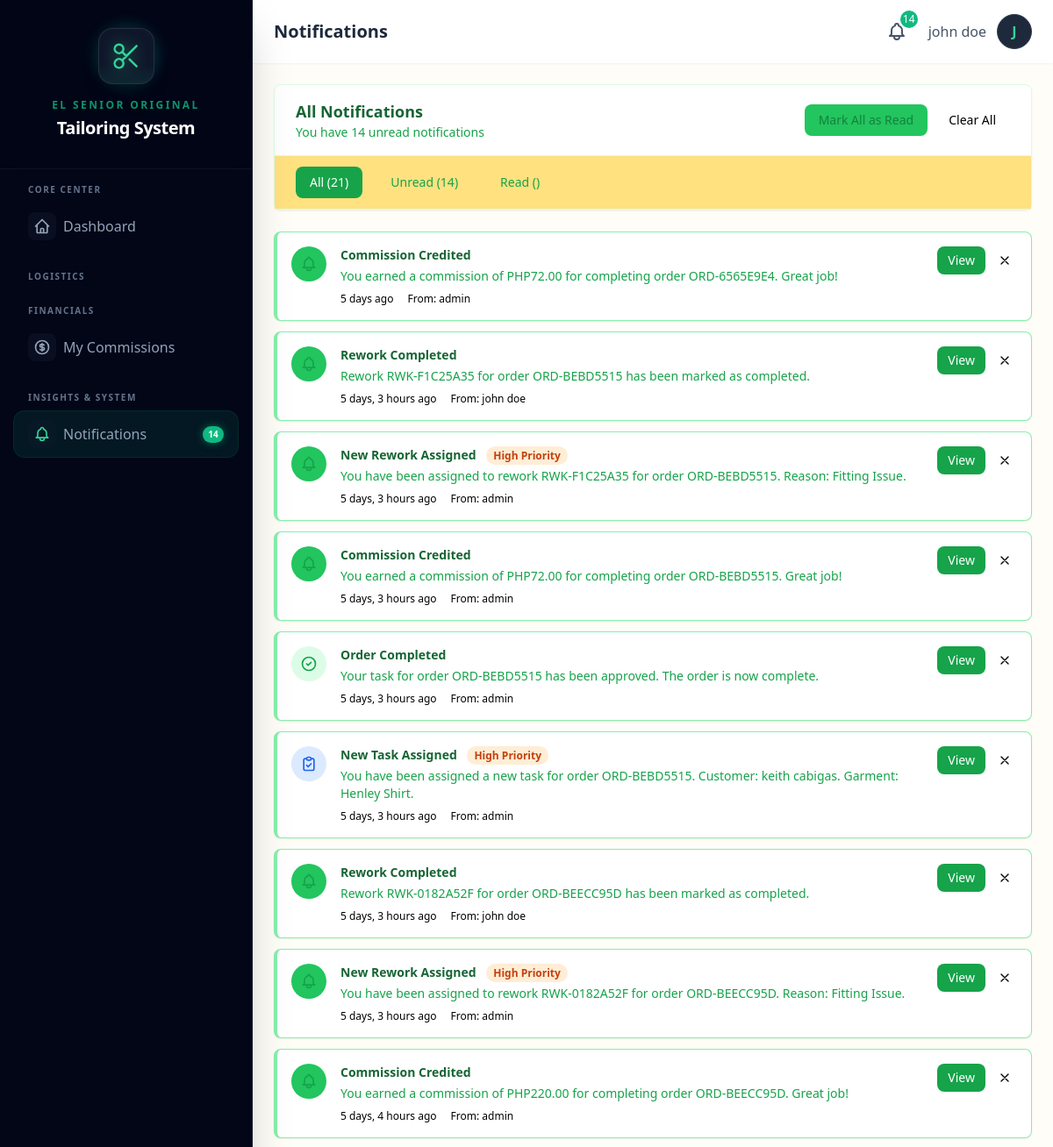
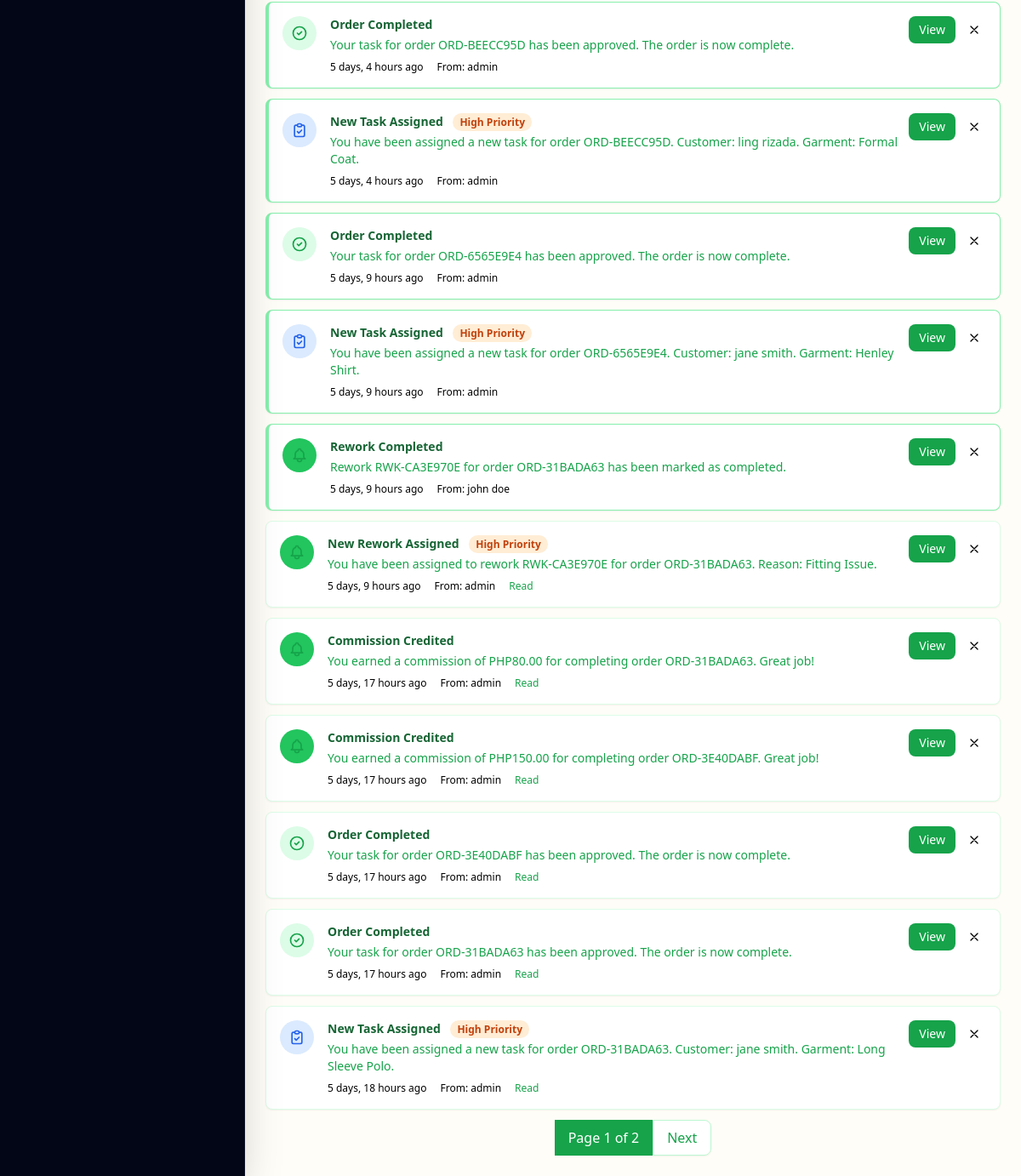
Page /notifications/ (signed in) on the earlier database version (2 pictures, top to bottom).
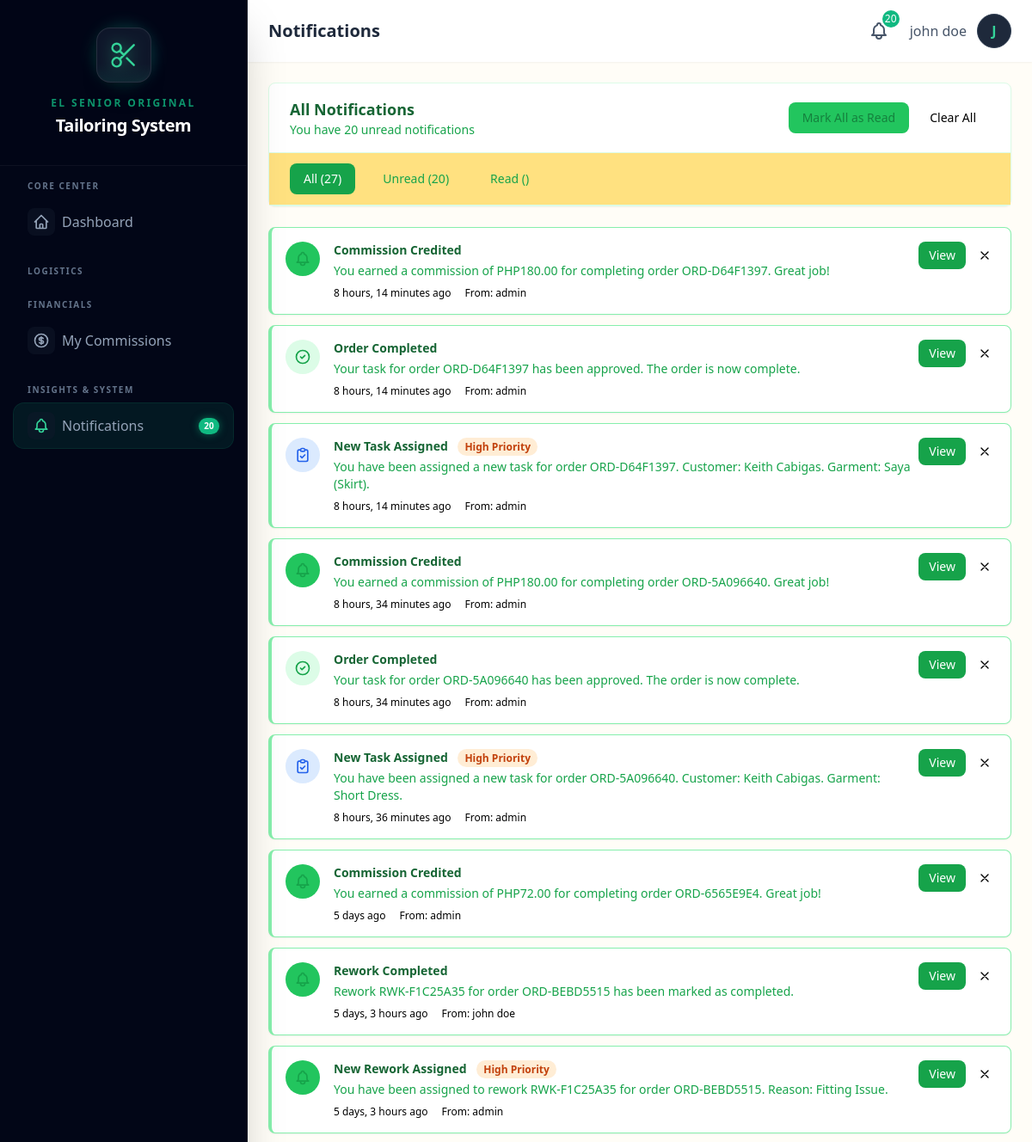
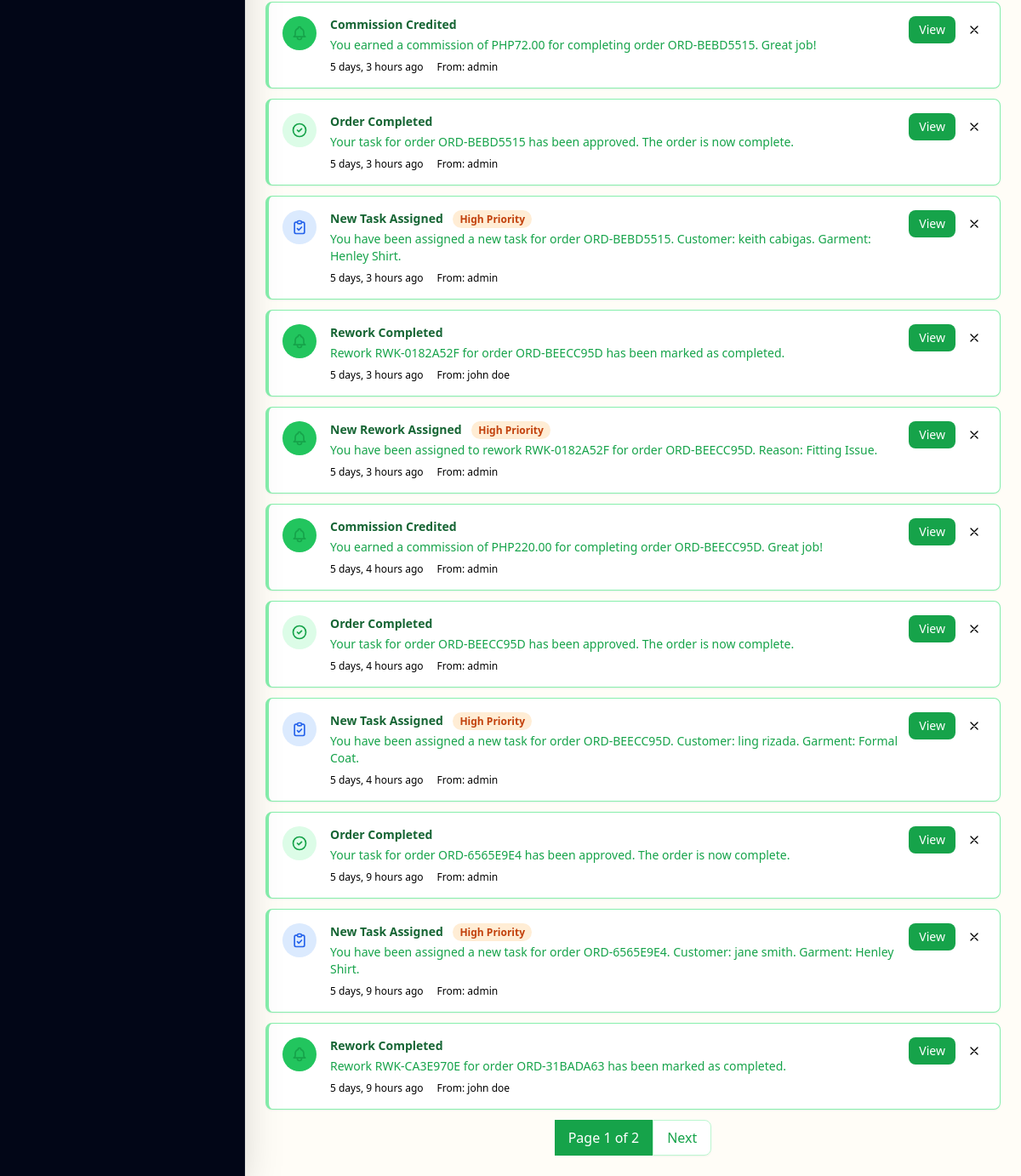
Same page on the later database version (2 pictures, top to bottom).
### core/models.py (models this page shows, shortened)
class Notification(models.Model):
    TYPE_CHOICES = [
        ('task_assigned', 'Task Assigned'),
        ('task_started', 'Task Started'),
        ('task_completed', 'Task Completed'),
        ('task_approved', 'Order Completed'),
        ('order_created', 'Order Created'),
        ('payment_received', 'Payment Received'),
        ('low_stock', 'Low Stock Alert'),
        ('rework_assigned', 'Rework Assigned'),
        ('rework_completed', 'Rework Completed'),
        ('general', 'General'),
    ]
    PRIORITY_CHOICES = [
        ('low', 'Low'),
        ('normal', 'Normal'),
        ('high', 'High'),
        ('urgent', 'Urgent'),
    ]
    recipient = models.ForeignKey(
        User,
        on_delete=models.CASCADE,
        related_name='notifications'
    )
    sender = models.ForeignKey(
        User,
        on_delete=models.SET_NULL,
        null=True,
        blank=True,
        related_name='sent_notifications'
    )
    notification_type = models.CharField(
        max_length=30,
        choices=TYPE_CHOICES,
        default='general'
    )
    title = models.CharField(max_length=200)
    message = models.TextField()
    priority = models.CharField(
        max_length=10,
        choices=PRIORITY_CHOICES,
        default='normal'
    )
    order = models.ForeignKey(
        Order,
        on_delete=models.CASCADE,
        null=True,
        blank=True,
        related_name='notifications'
    )
    task = models.ForeignKey(
        'TailoringTask',
        on_delete=models.CASCADE,
        null=True,
        blank=True,
        related_name='notifications'
    )
    action_url = models.CharField(max_length=500, blank=True)
    is_read = models.BooleanField(default=False)
    read_at = models.DateTimeField(null=True, blank=True)
    created_at = models.DateTimeField(auto_now_add=True)
    class Meta:
        ordering = ['-created_at']
        verbose_name = "Notification"
        verbose_name_plural = "Notifications"
        indexes = [
            models.Index(fields=['recipient', 'is_read']),
            models.Index(fields=['recipient', '-created_at']),
        ]
    @classmethod
    def get_unread_count(cls, user):
        return cls.objects.filter(recipient=user, is_read=False).count()
    @classmethod
    def get_recent_notifications(cls, user, limit=10):
        return cls.objects.filter(recipient=user).select_related(
            'sender', 'order', 'task'
        )[:limit]

### core/views.py (the view)
# urls.py: path("notifications/", views.notification_list, name="notification_list"),
@login_required
def notification_list(request):
    filter_type = request.GET.get("filter", "all")
    notifications = (
        Notification.objects.filter(recipient=request.user)
        .select_related("sender", "order", "task")
        .order_by("-created_at")
    )
    if filter_type == "unread":
        notifications = notifications.filter(is_read=False)
    elif filter_type == "read":
        notifications = notifications.filter(is_read=True)
    paginator = Paginator(notifications, 20)
    page = request.GET.get("page", 1)
    notifications = paginator.get_page(page)
    total_count = Notification.objects.filter(recipient=request.user).count()
    unread_count = Notification.objects.filter(
        recipient=request.user, is_read=False
    ).count()
    context = {
        "notifications": notifications,
        "filter_type": filter_type,
        "total_count": total_count,
        "unread_count": unread_count,
    }
    if request.headers.get("HX-Request"):
        return render(request, "notifications/partials/notification_list.html", context)
    return render(request, "notifications/list.html", context)

### templates/notifications/list.html (shortened to what this page needs)
{% extends 'base.html' %}
{% block page_title %}Notifications{% endblock %}
{% block content %}
<div class="max-w-4xl mx-auto">
    <div class="bg-white rounded-lg shadow-sm border border-green-100 mb-6">
        <div class="px-6 py-4 border-b border-green-100 flex flex-col sm:flex-row sm:items-center sm:justify-between gap-4">
            <div>
                <h2 class="text-lg font-semibold text-green-800">All Notifications</h2>
                <p class="text-sm text-green-600">
                    {% if unread_count > 0 %}
                        You have {{ unread_count }} unread notification{{ unread_count|pluralize }}
                    {% else %}
                        No unread notifications
                    {% endif %}
                </p>
            </div>
            <div class="flex items-center gap-2">
                {% if unread_count > 0 %}
                <form method="post" action="{% url 'notification_mark_all_read' %}" class="inline">
                    <button type="submit"
                            class="px-4 py-2 text-sm bg-green-500 text-green-700 rounded-lg hover:bg-green-500 transition-colors">
                        Mark All as Read
                    </button>
                </form>
                {% endif %}
                {% if total_count > 0 %}
                <form method="post" action="{% url 'notification_clear_all' %}" class="inline"
                      onsubmit="return confirm('Are you sure you want to clear all notifications?')">
                    <button type="submit"
                            class="px-4 py-2 text-sm bg-salmon-100 text-salmon-500 rounded-lg hover:bg-salmon-200 transition-colors">
                        Clear All
                    </button>
                </form>
                {% endif %}
            </div>
        </div>
        <div class="px-6 py-3 bg-cream-500 border-b border-green-100">
            <div class="flex gap-4">
                <a href="?filter=all"
                   class="px-4 py-2 text-sm rounded-lg transition-colors {% if filter_type == 'all' %}bg-green-600 text-white{% else %}text-green-600 hover:bg-green-500{% endif %}">
                    All ({{ total_count }})
                </a>
                <a href="?filter=unread"
                   class="px-4 py-2 text-sm rounded-lg transition-colors {% if filter_type == 'unread' %}bg-green-600 text-white{% else %}text-green-600 hover:bg-green-500{% endif %}">
                    Unread ({{ unread_count }})
                </a>
                <a href="?filter=read"
                   class="px-4 py-2 text-sm rounded-lg transition-colors {% if filter_type == 'read' %}bg-green-600 text-white{% else %}text-green-600 hover:bg-green-500{% endif %}">
                    Read ({{ total_count|add:"-"|add:unread_count }})
                </a>
            </div>
        </div>
    </div>
    <div id="notification-list" class="space-y-3">
        {% include 'notifications/partials/notification_list.html' %}
    </div>
</div>
{% endblock %}

### templates/base.html (shortened to what the changed rows need)
<!DOCTYPE html>
<html lang="en">
<head>
    {% load static %}
    <script src="{% static 'js/tailwind.js' %}"></script>
    <link rel="stylesheet" href="https://unpkg.com/unpoly@3.10.2/unpoly.min.css">
</head>
<body class="bg-cream-50 min-h-screen">
    {% block body %}
    {% if user.is_authenticated %}
    <div x-data="{ sidebarOpen: false }" class="flex h-screen overflow-hidden">
        <aside :class="sidebarOpen ? 'translate-x-0' : '-translate-x-full'"
            class="fixed inset-y-0 left-0 z-30 w-72 bg-slate-950 border-r border-slate-800/50 transform transition-all duration-300 ease-in-out lg:translate-x-0 lg:static lg:inset-auto no-print shadow-2xl overflow-y-auto scrollbar-thin scrollbar-thumb-slate-800 scrollbar-track-transparent">
            <div class="sticky top-0 z-20 flex flex-col items-center justify-center py-8 px-6 bg-slate-950/80 backdrop-blur-md border-b border-white/5">
                <h2 class="mt-4 text-center">
                    <span class="block text-xs uppercase tracking-[0.2em] text-emerald-500 font-bold mb-1 opacity-80">El Senior Original</span>
                    <span class="block text-xl font-black text-white tracking-tight">Tailoring System</span>
                </h2>
            </div>
            <nav class="mt-4 px-4 pb-8 space-y-6">
                <div>
                    <div class="space-y-1">
                        <a href="{% url 'notification_list' %}"
                            class="flex items-center px-4 py-2.5 text-slate-400 rounded-xl hover:bg-white/5 hover:text-white transition-all duration-200 group {% if 'notifications' in request.path %}bg-emerald-500/10 text-emerald-400 ring-1 ring-emerald-500/20{% endif %}">
                            <div class="w-8 h-8 flex items-center justify-center mr-2 rounded-lg bg-slate-900/50 group-hover:bg-emerald-500/10 transition-colors">
                                <svg class="w-5 h-5 {% if 'notifications' in request.path %}text-emerald-400{% else %}group-hover:text-emerald-400{% endif %}"
                                    fill="none" stroke="currentColor" viewBox="0 0 24 24">
                                    <path stroke-linecap="round" stroke-linejoin="round" stroke-width="2"
                                        d="M15 17h5l-1.405-1.405A2.032 2.032 0 0118 14.158V11a6.002 6.002 0 00-4-5.659V5a2 2 0 10-4 0v.341C7.67 6.165 6 8.388 6 11v3.159c0 .538-.214 1.055-.595 1.436L4 17h5m6 0v1a3 3 0 11-6 0v-1m6 0H9" />
                                </svg>
                            </div>
                            <span class="font-medium">Notifications</span>
                            {% if unread_notification_count > 0 %}
                            <span class="ml-auto bg-emerald-500 text-white text-[10px] font-bold rounded-full px-1.5 py-0.5 min-w-[1.5rem] text-center shadow-[0_0_10px_rgba(16,185,129,0.5)]">{{ unread_notification_count }}</span>
                            {% endif %}
                        </a>
                    </div>
                </div>
            </nav>
        </aside>
        <div class="flex-1 flex flex-col overflow-hidden">
            <header class="bg-white shadow-sm z-10 no-print">
                <div class="flex items-center justify-between px-6 py-4">
                    <h1 class="text-xl font-semibold text-slate-800">{% block page_title %}Dashboard{% endblock %}</h1>
                    <div class="flex items-center gap-4">
                        <div x-data="{ notifOpen: false }" class="relative">
                            <button @click="notifOpen = !notifOpen" @click.away="notifOpen = false"
                                class="relative p-2 text-slate-600 hover:text-slate-800 hover:bg-slate-100 rounded-full focus:outline-none transition-colors"
                                hx-get="{% url 'notification_dropdown' %}" hx-trigger="click"
                                hx-target="#notification-dropdown-content" hx-swap="innerHTML">
                                {% if unread_notification_count > 0 %}
                                <span
                                    class="absolute -top-1 -right-1 bg-emerald-500 text-white text-xs rounded-full h-5 w-5 flex items-center justify-center animate-pulse">
                                    {{ unread_notification_count|default:0 }}
                                </span>
                                {% endif %}
                            </button>
                        </div>
                    </div>
            </header>
            <main id="main-content" class="flex-1 overflow-y-auto p-6">
                {% block content %}{% endblock %}
            </main>
        </div>
    </div>
    {% else %}
    {% block unauthenticated_content %}{% endblock %}
    {% endif %}
    {% endblock %}
</body>
</html>

### templates/notifications/partials/notification_item.html (shortened to what the changed rows need)
{% load static %}
<div id="notification-{{ notification.pk }}"
     class="bg-white rounded-lg shadow-sm border {% if not notification.is_read %}border-green-300 border-l-4 border-l-brown-500{% else %}border-green-100{% endif %} p-4 hover:shadow-md transition-shadow">
    <div class="flex items-start gap-4">
        <div class="flex-shrink-0">
            {% if notification.notification_type == 'task_assigned' %}
            <div class="w-10 h-10 rounded-full bg-blue-100 flex items-center justify-center">
                <svg class="w-5 h-5 text-blue-600" fill="none" stroke="currentColor" viewBox="0 0 24 24">
                    <path stroke-linecap="round" stroke-linejoin="round" stroke-width="2"
                          d="M9 5H7a2 2 0 00-2 2v12a2 2 0 002 2h10a2 2 0 002-2V7a2 2 0 00-2-2h-2M9 5a2 2 0 002 2h2a2 2 0 002-2M9 5a2 2 0 012-2h2a2 2 0 012 2m-6 9l2 2 4-4"/>
                </svg>
            </div>
            {% elif notification.notification_type == 'task_approved' %}
            <div class="w-10 h-10 rounded-full bg-green-100 flex items-center justify-center">
                <svg class="w-5 h-5 text-green-600" fill="none" stroke="currentColor" viewBox="0 0 24 24">
                    <path stroke-linecap="round" stroke-linejoin="round" stroke-width="2"
                          d="M9 12l2 2 4-4m6 2a9 9 0 11-18 0 9 9 0 0118 0z"/>
                </svg>
            </div>
            {% else %}
            <div class="w-10 h-10 rounded-full bg-green-500 flex items-center justify-center">
            </div>
            {% endif %}
        </div>
        <div class="flex-1 min-w-0">
            <div class="flex items-start justify-between gap-2">
                <div>
                    <h4 class="text-sm font-semibold text-green-800 {% if not notification.is_read %}font-bold{% endif %}">
                        {{ notification.title }}
                        {% if notification.priority == 'urgent' %}
                        <span class="ml-2 px-2 py-0.5 text-xs bg-salmon-100 text-salmon-500 rounded-full">Urgent</span>
                        {% elif notification.priority == 'high' %}
                        <span class="ml-2 px-2 py-0.5 text-xs bg-orange-100 text-orange-700 rounded-full">High Priority</span>
                        {% endif %}
                    </h4>
                    <p class="text-sm text-green-600 mt-1">{{ notification.message }}</p>
                    <div class="flex items-center gap-4 mt-2 text-xs text-cream-600">
                        <span>{{ notification.created_at|timesince }} ago</span>
                        {% if notification.sender %}
                        <span>From: {{ notification.sender.get_full_name|default:notification.sender.username }}</span>
                        {% endif %}
                        {% if notification.is_read %}
                        <span class="text-green-600">Read</span>
                        {% endif %}
                    </div>
                </div>
                <div class="flex items-center gap-2 flex-shrink-0">
                    {% if notification.action_url %}
                    <a href="{% url 'notification_mark_read' notification.pk %}"
                       class="px-3 py-1.5 text-sm bg-green-600 text-white rounded-lg hover:bg-green-700 transition-colors">
                        View
                    </a>
                    {% elif not notification.is_read %}
                    <a href="{% url 'notification_mark_read' notification.pk %}"
                       class="px-3 py-1.5 text-sm bg-green-500 text-green-700 rounded-lg hover:bg-green-500 transition-colors">
                        Mark Read
                    </a>
                    {% endif %}
                    <form method="post" action="{% url 'notification_delete' notification.pk %}" class="inline">
                        <button type="submit"
                                class="p-1.5 text-cream-600 hover:text-salmon-500 hover:bg-salmon-50 rounded transition-colors"
                                title="Delete notification">
                            <svg class="w-4 h-4" fill="none" stroke="currentColor" viewBox="0 0 24 24">
                                <path stroke-linecap="round" stroke-linejoin="round" stroke-width="2" d="M6 18L18 6M6 6l12 12"/>
                            </svg>
                        </button>
                    </form>
                </div>
            </div>
        </div>
    </div>
</div>

Differences in the rows shown:
no longer on this page (row unchanged): Notification: notification_type "rework_assigned" (drawn), title "New Rework Assigned", priority "High Priority", message "You have been assigned to rework RWK-CA3E970E for order ORD-31BADA63. Reason: Fitting Issue.", created_at "5 days, 9 hours", sender.get_full_name "admin", is_read "Read", action_url "View"
no longer on this page (row unchanged): Notification: notification_type "general" (drawn), title "Commission Credited", message "You earned a commission of PHP80.00 for completing order ORD-31BADA63. Great job!", created_at "5 days, 17 hours", sender.get_full_name "admin", is_read "Read", action_url "View"
no longer on this page (row unchanged): Notification: notification_type "general" (drawn), title "Commission Credited", message "You earned a commission of PHP150.00 for completing order ORD-3E40DABF. Great job!", created_at "5 days, 17 hours", sender.get_full_name "admin", is_read "Read", action_url "View"
no longer on this page (row unchanged): Notification: notification_type "task_approved" (drawn), title "Order Completed", message "Your task for order ORD-3E40DABF has been approved. The order is now complete.", created_at "5 days, 17 hours", sender.get_full_name "admin", is_read "Read", action_url "View"
no longer on this page (row unchanged): Notification: notification_type "task_approved" (drawn), title "Order Completed", message "Your task for order ORD-31BADA63 has been approved. The order is now complete.", created_at "5 days, 17 hours", sender.get_full_name "admin", is_read "Read", action_url "View"
no longer on this page (row unchanged): Notification: notification_type "task_assigned" (drawn), title "New Task Assigned", priority "High Priority", message "You have been assigned a new task for order ORD-31BADA63. Customer: jane smith. Garment: Long Sleeve Polo.", created_at "5 days, 18 hours", sender.get_full_name "admin", is_read "Read", action_url "View"
added Notification: notification_type "general" (drawn), title "Commission Credited", message "You earned a commission of PHP180.00 for completing order ORD-D64F1397. Great job!", created_at "8 hours, 14 minutes", sender.get_full_name "admin", action_url "View"
added Notification: notification_type "task_approved" (drawn), title "Order Completed", message "Your task for order ORD-D64F1397 has been approved. The order is now complete.", created_at "8 hours, 14 minutes", sender.get_full_name "admin", action_url "View"
added Notification: notification_type "task_assigned" (drawn), title "New Task Assigned", priority "High Priority", message "You have been assigned a new task for order ORD-D64F1397. Customer: Keith Cabigas. Garment: Saya (Skirt).", created_at "8 hours, 14 minutes", sender.get_full_name "admin", action_url "View"
added Notification: notification_type "general" (drawn), title "Commission Credited", message "You earned a commission of PHP180.00 for completing order ORD-5A096640. Great job!", created_at "8 hours, 34 minutes", sender.get_full_name "admin", action_url "View"
added Notification: notification_type "task_approved" (drawn), title "Order Completed", message "Your task for order ORD-5A096640 has been approved. The order is now complete.", created_at "8 hours, 34 minutes", sender.get_full_name "admin", action_url "View"
added Notification: notification_type "task_assigned" (drawn), title "New Task Assigned", priority "High Priority", message "You have been assigned a new task for order ORD-5A096640. Customer: Keith Cabigas. Garment: Short Dress.", created_at "8 hours, 36 minutes", sender.get_full_name "admin", action_url "View"
Other differences:
{{ unread_notification_count }}: "14" → "20"
{{ unread_notification_count|default:0 }}: "14" → "20"
{{ unread_count }}: "14" → "20"
{{ total_count }}: "21" → "27"
